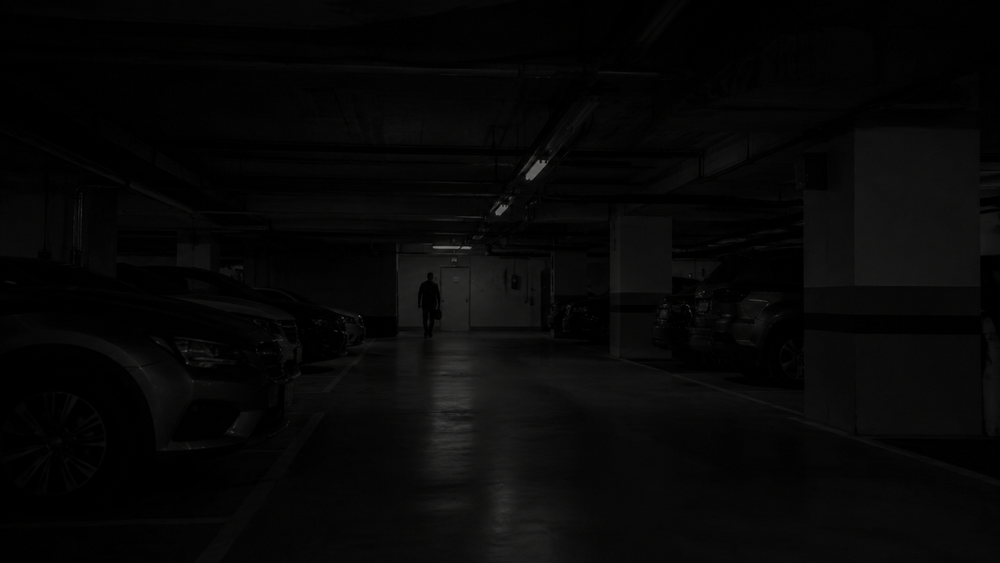
#> input picture diagnostico_imagens_pbl/instrucoes_pbl/imagens/imagem_01.png, 1000 x 563 px, shrunk from 1672 x 941 before the run
$ jupyter execute atividade_diagnostico_imagens.ipynb
#> lines starting #> are read from the running program, lines starting #| are printed output that depends on the picture; after the words box and inside, x2 and y2 are one past the last pixel; in counts of white or black regions, pixels touching at a corner belong together
# Atividade PBL - Diagnostico de Imagens

**Disciplina:** Processamento de Imagens
**Turma:** CC8MA
**Prof.:** Claudio M. S. Coutinho

**Integrantes:**
- JOAO BAGANHA 1
- JOAO BAGANHA 2
- JOAO BAGANHA 3

## Situacao

Recebemos 5 imagens com problemas distintos de visualizacao. Para cada uma, o objetivo e: gerar o histograma, diagnosticar o problema, escolher e aplicar a tecnica adequada e comparar o resultado (imagem + histograma) antes e depois do processamento.

Ao longo dos 5 casos sao usadas todas as tecnicas pedidas: **negativo digital, limiarizacao, expansao de contraste, equalizacao de histograma e correcao Gamma**.

[cell 1]
import cv2
import numpy as np
import matplotlib.pyplot as plt

## Carregando as imagens

As imagens estao salvas localmente na pasta `instrucoes_pbl/imagens/`, entao carregamos direto pelo caminho do arquivo (sem upload).

[cell 2]
caminho_imagens = 'instrucoes_pbl/imagens/'

imagem_01_bgr = cv2.imread(caminho_imagens + 'imagem_01.png')
#> imagem_01_bgr is the input picture: shape (563, 1000, 3); mean B, G, R 6.9, 7, 7.1
imagem_02_bgr = cv2.imread(caminho_imagens + 'imagem_02.png')
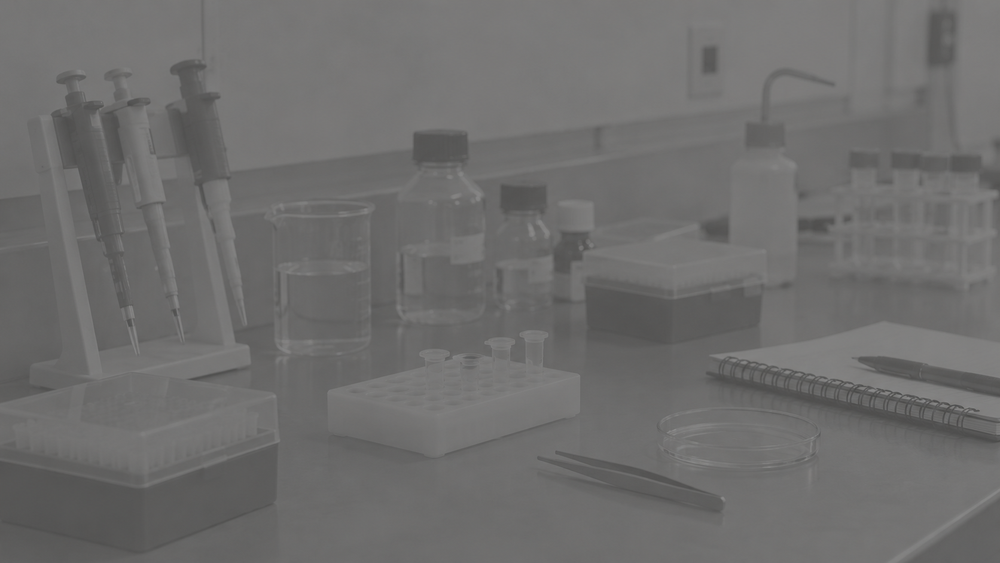
#> input picture diagnostico_imagens_pbl/instrucoes_pbl/imagens/imagem_02.png, 1000 x 563 px, shrunk from 1672 x 941 before the run
#> imagem_02_bgr is the input picture: shape (563, 1000, 3); mean B, G, R 108.9, 109.6, 110.2
imagem_03_bgr = cv2.imread(caminho_imagens + 'imagem_03.png')
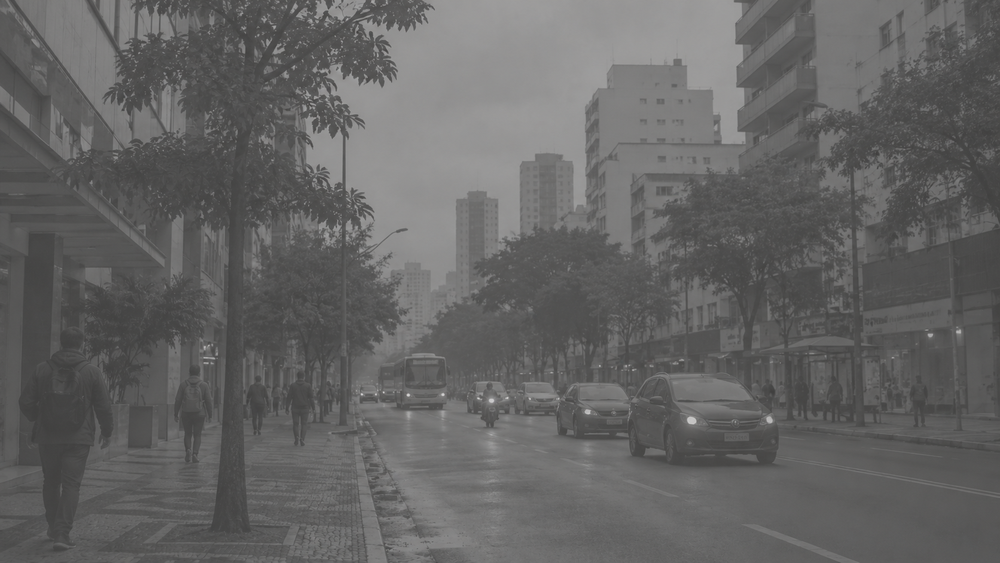
#> input picture diagnostico_imagens_pbl/instrucoes_pbl/imagens/imagem_03.png, 1000 x 563 px, shrunk from 1672 x 941 before the run
#> imagem_03_bgr is the input picture: shape (563, 1000, 3); mean B, G, R 99.7, 100.1, 100.5
imagem_04_bgr = cv2.imread(caminho_imagens + 'imagem_04.png')
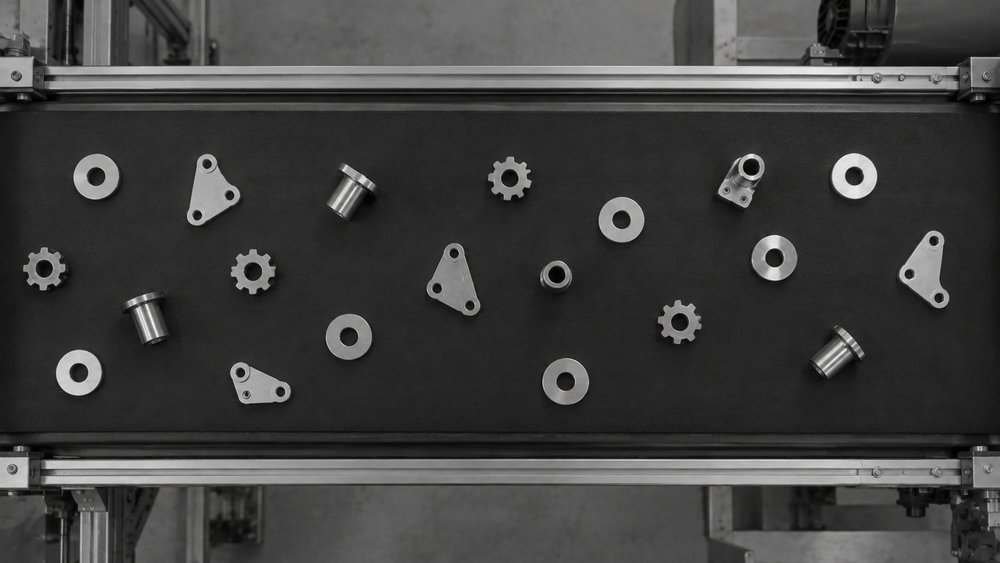
#> input picture diagnostico_imagens_pbl/instrucoes_pbl/imagens/imagem_04.png, 1000 x 563 px, shrunk from 1672 x 941 before the run
#> imagem_04_bgr is the input picture: shape (563, 1000, 3); mean B, G, R 64.2, 64.4, 64.7
imagem_05_bgr = cv2.imread(caminho_imagens + 'imagem_05.png')
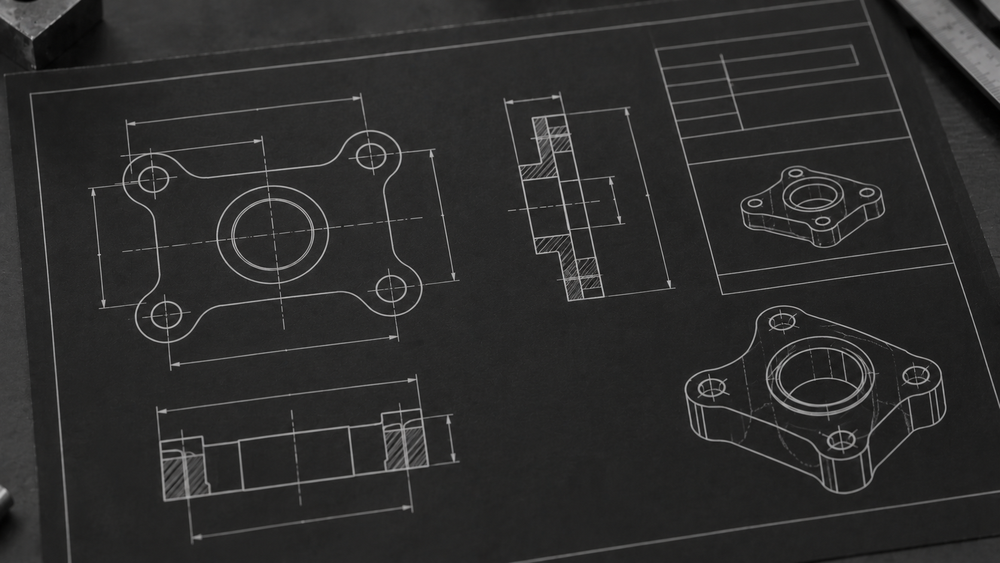
#> input picture diagnostico_imagens_pbl/instrucoes_pbl/imagens/imagem_05.png, 1000 x 563 px, shrunk from 1672 x 941 before the run
#> imagem_05_bgr is the input picture: shape (563, 1000, 3); mean B, G, R 44.2, 44.6, 44.9

imagem_01_gray = cv2.cvtColor(imagem_01_bgr, cv2.COLOR_BGR2GRAY)
imagem_02_gray = cv2.cvtColor(imagem_02_bgr, cv2.COLOR_BGR2GRAY)
imagem_03_gray = cv2.cvtColor(imagem_03_bgr, cv2.COLOR_BGR2GRAY)
imagem_04_gray = cv2.cvtColor(imagem_04_bgr, cv2.COLOR_BGR2GRAY)
imagem_05_gray = cv2.cvtColor(imagem_05_bgr, cv2.COLOR_BGR2GRAY)

## Funcao para calcular o histograma

Mesma funcao `calcularHist()` usada nos notebooks de aula.

[cell 3]
def calcularHist(img):
  imgVetor = img.ravel()
  histVetor = np.zeros(256, dtype = np.int64)
  for px in imgVetor:
    histVetor[px] += 1
#> this loop made 563000 passes
#> px on passes 1, 3, 4: 2, 1, 2
#> after the loop, histVetor = 256 values, max 79240 at index 0, min 0 at index 105, mean 2199.2

  return histVetor

## Funcao auxiliar de diagnostico

Monta o subplot 2x2 pedido na atividade: imagem original, histograma original, imagem resultado e histograma final.

[cell 4]
def plot_diagnostico(original, resultado, titulo):
    hist_original = calcularHist(original)
#> hist_original has the same summary as histVetor in calcularHist
    hist_resultado = calcularHist(resultado)
#> the loop in calcularHist (call 2), `for px in imgVetor:` made 563000 passes
#> px on passes 1 to 3: 36, 36, 27
#> hist_resultado = 256 values, max 79240 at index 0, min 0 at index 1, mean 2199.2

    fig, eixos = plt.subplots(2, 2, figsize=(12, 9))

    eixos[0, 0].imshow(original, cmap='gray', vmin=0, vmax=255)
    eixos[0, 0].set_title(f'{titulo} - Original')
    eixos[0, 0].axis('off')

    eixos[0, 1].bar(range(256), hist_original)
    eixos[0, 1].set_title('Histograma Original')

    eixos[1, 0].imshow(resultado, cmap='gray', vmin=0, vmax=255)
    eixos[1, 0].set_title(f'{titulo} - Resultado')
    eixos[1, 0].axis('off')

    eixos[1, 1].bar(range(256), hist_resultado)
    eixos[1, 1].set_title('Histograma Resultado')

    plt.tight_layout()
    plt.show()
#> figure, not shown here; panel 2: tallest bar 79240 high, from x = -0.4 to 0.4; panel 4: tallest bar 79240 high, from x = -0.4 to 0.4

## Caso 1 - Imagem 01 (estacionamento)

**Diagnostico:** o histograma mostra os pixels quase todos concentrados entre 0 e 22 (media ~ 7, desvio padrao ~ 7,7). A imagem esta fortemente subexposta: praticamente nao ha informacao em tons medios e claros, dificultando enxergar os carros, os pilares e a pessoa ao fundo do corredor.

**Tecnica/parametros:** correcao Gamma com gamma = 0.4, aplicada via LUT (`cv2.LUT`). Como gamma < 1, os tons escuros sao expandidos de forma nao linear, clareando as sombras sem estourar os poucos pixels ja claros (como a luz do teto).

[cell 5]
gamma_imagem_01 = 0.4
tabela_gamma_01 = np.array([((i / 255.0) ** gamma_imagem_01) * 255 for i in range(256)]).astype('uint8')
imagem_01_resultado = cv2.LUT(imagem_01_gray, tabela_gamma_01)

plot_diagnostico(imagem_01_gray, imagem_01_resultado, 'Imagem 01 (Correcao Gamma, g=0.4)')

**Justificativa:** a correcao Gamma permite controlar, via parametro gamma, a intensidade do realce dos tons escuros sem saturar as areas ja iluminadas. Depois do ajuste o histograma passa a ocupar toda a faixa de 0 a 255 e a cena da garagem fica visivel.

## Caso 2 - Imagem 02 (bancada de laboratorio)

**Diagnostico:** o histograma e estreito, concentrado entre 70 e 143 (desvio padrao ~ 10,2). Isso indica baixo contraste: a imagem parece "lavada", como se houvesse um veu acinzentado cobrindo a bancada e os objetos de laboratorio.

**Tecnica/parametros:** expansao de contraste (contrast stretching), mapeando linearmente o intervalo [minimo, maximo] da imagem para [0, 255].

[cell 6]
min_val_02 = imagem_02_gray.min()
#> min_val_02 = 69
max_val_02 = imagem_02_gray.max()
#> max_val_02 = 140

imagem_02_resultado = (imagem_02_gray.astype(np.float32) - min_val_02) * (255.0 / (max_val_02 - min_val_02))
imagem_02_resultado = imagem_02_resultado.clip(0, 255).astype(np.uint8)

plot_diagnostico(imagem_02_gray, imagem_02_resultado, 'Imagem 02 (Expansao de Contraste)')

**Justificativa:** como o problema e a faixa dinamica estreita (poucos tons ocupando quase todo o intervalo possivel), o esticamento linear ja e suficiente para redistribuir os valores existentes por toda a escala, sem alterar a proporcao entre eles. O resultado tem contraste bem mais nitido entre os instrumentos e a bancada.

## Caso 3 - Imagem 03 (rua com neblina)

**Diagnostico:** a cena de rua aparece "enevoada". O desvio padrao e moderado (~ 23,3), mas grande parte dos pixels esta concentrada em tons medios (62 a 150), comprimindo os detalhes de sombra e de luz da rua e dos predios.

**Tecnica/parametros:** equalizacao de histograma, usando `cv2.equalizeHist()`.

[cell 7]
imagem_03_resultado = cv2.equalizeHist(imagem_03_gray)

plot_diagnostico(imagem_03_gray, imagem_03_resultado, 'Imagem 03 (Equalizacao de Histograma)')

**Justificativa:** diferente da Imagem 02, aqui os tons ja ocupam uma faixa razoavel, porem estao mal distribuidos (concentracao excessiva em tons medios). A equalizacao redistribui as intensidades pela frequencia acumulada, realcando o contraste global e revelando detalhes da rua, dos veiculos e das pessoas que estavam encobertos pela neblina.

## Caso 4 - Imagem 04 (pecas na esteira)

**Diagnostico:** a imagem tem boa faixa dinamica (desvio padrao ~ 43,7) e histograma bimodal: um pico forte em tons escuros (20-45, a esteira) e uma distribuicao mais espalhada em tons medios/claros (as pecas metalicas). Aqui o problema nao e exposicao, e sim separar os objetos do fundo para inspecao/contagem automatica.

**Tecnica/parametros:** limiarizacao binaria pelo metodo de Otsu (`cv2.THRESH_BINARY + cv2.THRESH_OTSU`), que encontra automaticamente o limiar que melhor separa os dois picos do histograma.

[cell 8]
limiar_04, imagem_04_resultado = cv2.threshold(imagem_04_gray, 0, 255, cv2.THRESH_BINARY + cv2.THRESH_OTSU)
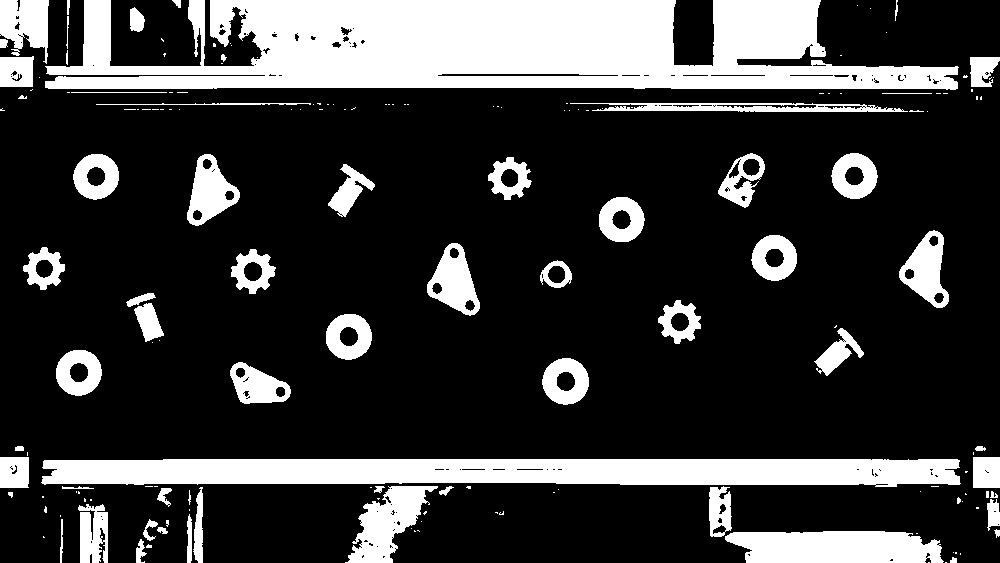
#> imagem_04_resultado: shape (563, 1000); 22.8% white; 168 white regions (102 under 20 px), largest, box (x1, y1, x2, y2) and area: (45, 0, 959, 90) 57246, (41, 459, 961, 487) 22711, (725, 531, 944, 563) 6043
#> limiar_04 = 89
print('Limiar calculado (Otsu):', limiar_04)
#| Limiar calculado (Otsu): 89.0

plot_diagnostico(imagem_04_gray, imagem_04_resultado, 'Imagem 04 (Limiarizacao - Otsu)')

**Justificativa:** como o histograma e claramente bimodal (fundo escuro x pecas metalicas mais claras), a limiarizacao e a tecnica adequada para segmentar a imagem, e o metodo de Otsu evita escolher o limiar manualmente. O resultado e uma mascara binaria que isola as pecas da esteira, util para contagem ou inspecao automatica.

## Caso 5 - Imagem 05 (desenho tecnico)

**Diagnostico:** o desenho tecnico esta com a polaridade invertida: linhas e anotacoes claras sobre um fundo quase preto (media ~ 44,6). Esse formato dificulta a leitura e a impressao do desenho, que normalmente e apresentado com fundo branco e tracos escuros.

**Tecnica/parametros:** negativo digital, ou seja, `resultado = 255 - imagem`.

[cell 9]
imagem_05_resultado = 255 - imagem_05_gray
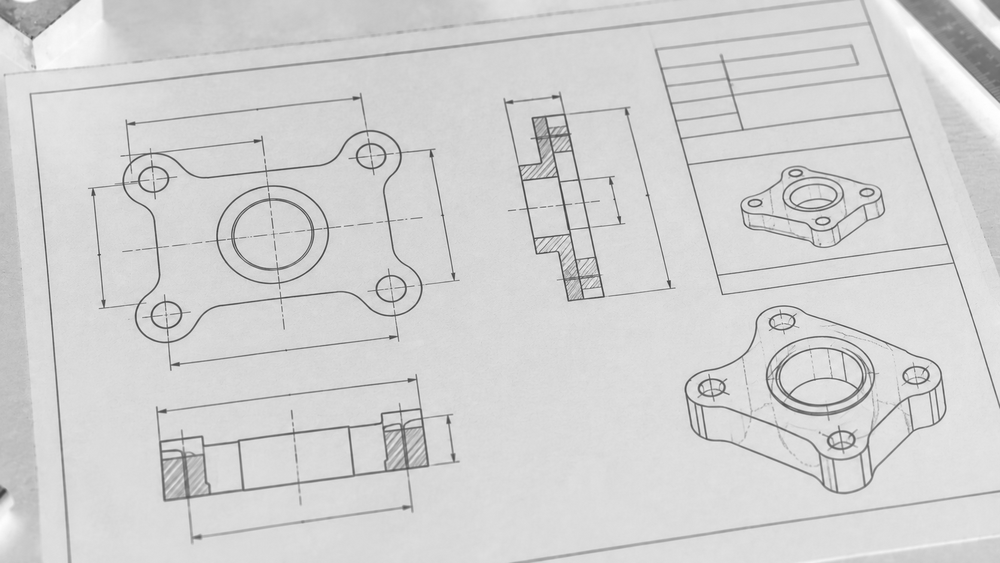
#> imagem_05_resultado: shape (563, 1000); min 55, max 254, mean 210.4

plot_diagnostico(imagem_05_gray, imagem_05_resultado, 'Imagem 05 (Negativo Digital)')
#> in plot_diagnostico (call 5), `hist_original = calcularHist(original)`: hist_original = 256 values, max 45398 at index 37, min 0 at index 0, mean 2199.2
#> in plot_diagnostico (call 5), `hist_resultado = calcularHist(resultado)`: hist_resultado = 256 values, max 45398 at index 218, min 0 at index 0, mean 2199.2
#> in plot_diagnostico (call 5), `plt.show()`:
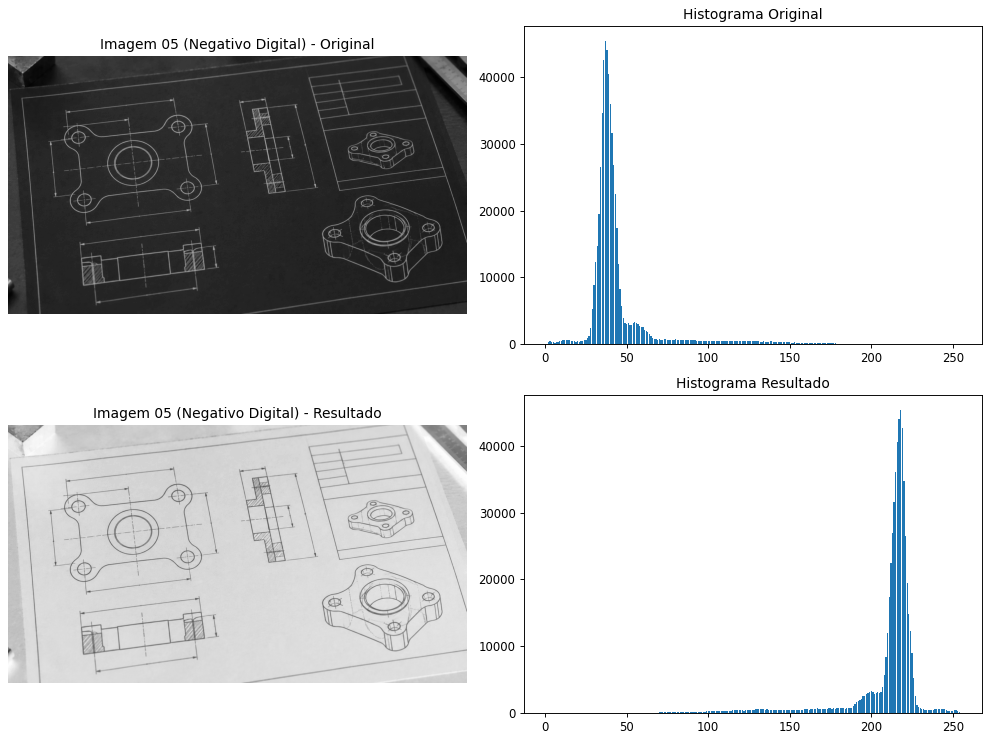
#> figure drawn by matplotlib, 4 panels; panel 2: tallest bar 45398 high, from x = 36.6 to 37.4; panel 4: tallest bar 45398 high, from x = 217.6 to 218.4
